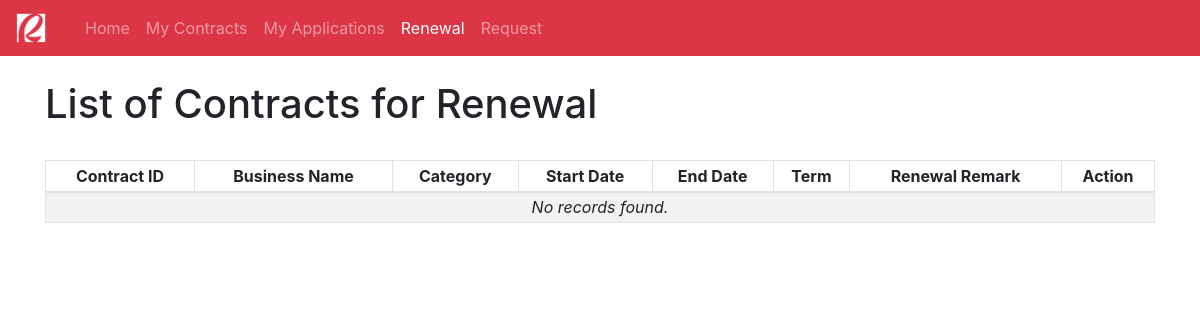
The app's page /client-renewal.php?client_id=29, older data.
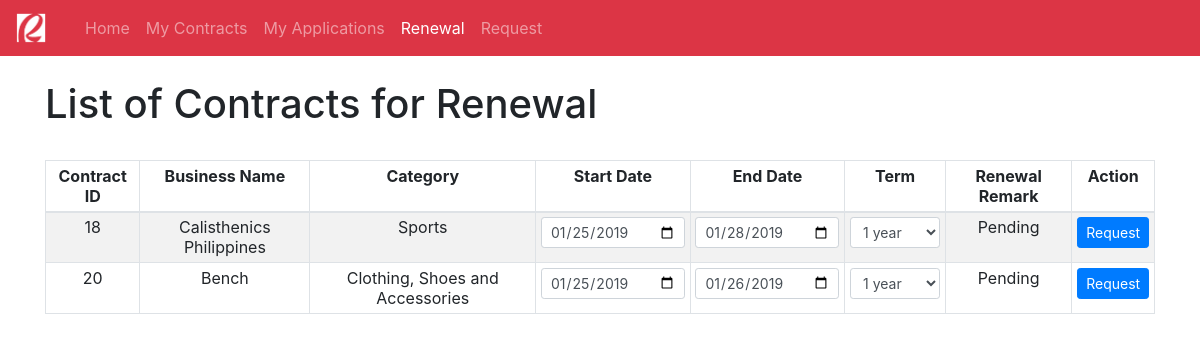
The same page, newer data.
### tables this page shows
CREATE TABLE `contract` (
  `contract_id` int(11) NOT NULL,
  `app_id` int(11) NOT NULL,
  `client_id` int(11) NOT NULL,
  `category_id` int(11) NOT NULL,
  `business_name` varchar(128) DEFAULT NULL,
  `start_date` datetime DEFAULT NULL,
  `end_date` datetime DEFAULT NULL,
  `date_approved` datetime DEFAULT CURRENT_TIMESTAMP,
  `remark` varchar(32) DEFAULT 'Pending',
  `contract_term` varchar(32) NOT NULL DEFAULT 'Pending',
  `renewal_status` varchar(32) NOT NULL DEFAULT 'Pending',
  `verified` varchar(32) DEFAULT 'False' 
);

CREATE TABLE `business_classification` (
  `category_id` int(11) NOT NULL,
  `category_name` varchar(64) NOT NULL
);

### client-renewal.php (the view, shortened to what the changed rows need)
<html>
<head>
    <link rel="stylesheet" href="bootstrap-4.2.1-dist/css/bootstrap.min.css">
</head>
<body>
    <div class="container">
        <br /><h1>List of Contracts for Renewal</h1><br/>
        <table class="table table-bordered table-striped table-sm">
            <thead align="center">
                <td><strong>Contract ID</strong></td>
                <td><strong>Business Name</strong></td>
                <td><strong>Category</strong></td>
                <td><strong>Start Date</strong></td>
                <td><strong>End Date</strong></td>
                <td><strong>Term</strong></td>
                <td><strong>Renewal Remark</strong></td>
                <td><strong>Action</strong></td>
            </thead>
            <?php
                require_once "api/config.php";
                $client_id = $_GET['client_id'];
                $sql_contract = "SELECT c.contract_id AS 'contract_id', c.app_id AS 'app_id',
                c.client_id AS 'client_id', c.category_id AS 'category_id', c.business_name AS 'business_name',
                c.start_date AS 'start_date', c.end_date AS 'end_date', c.date_approved AS 'date_approved',
                c.remark AS 'remark', bc.category_name AS 'category_name', c.contract_term AS 'contract_term',
                c.renewal_status AS 'renewal_status'
                FROM contract c
                INNER JOIN business_classification bc ON c.category_id = bc.category_id
                WHERE client_id = $client_id
                ";
                $result_contract = mysqli_query($link,$sql_contract);
                if (mysqli_num_rows($result_contract) > 0) {
                    while($row_contract = mysqli_fetch_assoc($result_contract)) {
                        echo "<form action='api/request-renewal.php?client_id=$client_id' method='POST'>";
                            echo "<tr align='center'>";
                                $contract_id = $row_contract['contract_id'];
                                echo "<td>" . $row_contract['contract_id'] . "</td>";
                                echo "<td>" . $row_contract['business_name'] . "</td>";
                                echo "<td>" . $row_contract['category_name'] . "</td>";
                                $old_start_date = strtotime($row_contract['start_date']);
                                $new_start_date = date('Y-m-d', $old_start_date);
                                echo "<td>" . "<input type='date' name='start_date' value='$new_start_date' class='form-control form-control-sm'>" . "</td>";
                                $old_end_date = strtotime($row_contract['end_date']);
                                $new_end_date = date('Y-m-d', $old_end_date);
                                echo "<td>" . "<input type='date' name='end_date' value='$new_end_date' class='form-control form-control-sm'>" . "</td>";
                                if($row_contract['renewal_status'] == 'Sent'){
                                    $sql_renewal_term = "SELECT renewal_term FROM renewal WHERE contract_id = $contract_id";
                                    $result_renewal_term = mysqli_query($link,$sql_renewal_term);
                                    $fetched_renewal_term = "";
                                    if (mysqli_num_rows($result_renewal_term) > 0) {
                                        while($row_renewal_term = mysqli_fetch_assoc($result_renewal_term)) {
                                            $fetched_renewal_term = $row_renewal_term['renewal_term'];
                                        }
                                    }
                                    echo "<td>" .
                                    "<input type='text' value='$fetched_renewal_term' class='form-control form-control-sm' disabled>";
                                }else{
                                    echo "<td>" .
                                    "<select type='text' class='form-control form-control-sm' name='contract_term' required>
                                    <optgroup label='Terms'>
                                        <option>1 year</option>
                                        <option>2 years</option>
                                        <option>3 years</option>
                                        <option>4 years</option>
                                    </optgroup>
                                    </select>" .
                                    "</td>";
                                }
                                echo "<td>" . $row_contract['renewal_status'] . "</td>";
                                if($row_contract['renewal_status'] == 'Sent'){
                                    echo "<td><input type='submit' value='Request' class='btn btn-primary btn-sm' style='font-size: 10px; margin: 1px;' disabled />
                                    <a href='api/client-cancel-renewal.php?client_id=$client_id&contract_id=$contract_id' class='btn btn-sm btn-danger' style='font-size: 10px; margin: 1px;'>Cancel</a></td>";
                                }else{
                                    echo "<td><input type='submit' value='Request' class='btn btn-primary btn-sm style='font-size: 10px; margin: 1px;'' /></td>";
                                }
                            echo "</tr>";
                        echo "</form>";
                    }
                }else{
                    echo '<tr>';
                        echo '<td colspan="8" style="font-style: italic;" align="center">No records found.</td>';
                    echo '</tr>';
                }
            ?>
        </table>
    </div>
</body>
</html>

Row changes from the older to the newer data that the page shows:
added contract: contract_id "18", business_name "Calisthenics Philippines", category.category_name "Sports", start_date "01/25/2019", end_date "01/28/2019", renewal_status "Pending"
added contract: contract_id "20", business_name "Bench", category.category_name "Clothing, Shoes and Accessories", start_date "01/25/2019", end_date "01/26/2019", renewal_status "Pending"
Text that changed along with them:
text no longer shown: "No records found."
